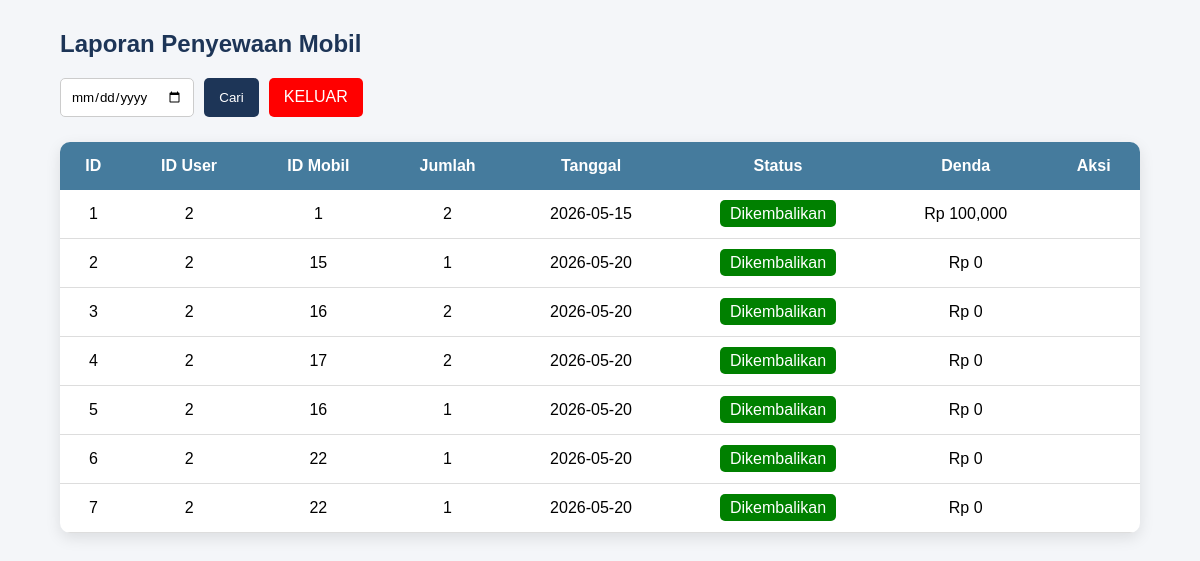
The app's page /admin/laporan.php with its own data.
### tables this page shows
CREATE TABLE `penyewaan` (
  `id_sewa` int(11) NOT NULL,
  `id_user` int(11) DEFAULT NULL,
  `id_mobil` int(11) DEFAULT NULL,
  `jumlah_sewa` int(11) DEFAULT NULL,
  `tanggal_sewa` date DEFAULT NULL,
  `status` varchar(20) DEFAULT 'Dipinjam',
  `tanggal_kembali` date DEFAULT NULL,
  `denda` int(11) DEFAULT 0
);

### admin/laporan.php (the view, shortened to what this page needs)
<?php
include '../koneksi.php';
$tanggal = "";
if(isset($_GET['tanggal'])){
    $tanggal = $_GET['tanggal'];
    $data = mysqli_query($koneksi,
    "SELECT * FROM penyewaan
    WHERE tanggal_sewa='$tanggal'");
}else{
    $data = mysqli_query($koneksi,
    "SELECT * FROM penyewaan");
}
?>
<!DOCTYPE html>
<html lang="id">
<head>
</head>
<body>
    <div class="container">
        <h2 class="title">
            Laporan Penyewaan Mobil
        </h2>
        <form method="GET" class="form-cari">
            <input type="date"
            name="tanggal"
            value="<?php echo $tanggal; ?>">
            <button type="submit">
                Cari
            </button>
               <a href="../admin/admin.php" class="logout-btn">
        KELUAR
    </a>
        </form>
        <table>
            <tr>
                <th>ID</th>
                <th>ID User</th>
                <th>ID Mobil</th>
                <th>Jumlah</th>
                <th>Tanggal</th>
                <th>Status</th>
                <th>Denda</th>
                <th>Aksi</th>
            </tr>
            <?php
            while($d = mysqli_fetch_array($data)){
            ?>
            <tr>
                <td>
                    <?php echo $d['id_sewa']; ?>
                </td>
                <td>
                    <?php echo $d['id_user']; ?>
                </td>
                <td>
                    <?php echo $d['id_mobil']; ?>
                </td>
                <td>
                    <?php echo $d['jumlah_sewa']; ?>
                </td>
                <td>
                    <?php echo $d['tanggal_sewa']; ?>
                </td>
                <td>
                    <?php
                    if($d['status']=="Dipinjam"){
                    ?>
                        <span class="dipinjam">
                            Dipinjam
                        </span>
                    <?php
                    }else{
                    ?>
                        <span class="kembali">
                            Dikembalikan
                        </span>
                    <?php
                    }
                    ?>
                </td>
                <td>
                    Rp <?php echo number_format($d['denda']); ?>
                </td>
                <td>
                </td>
            </tr>
            <?php
            }
            ?>
        </table>
    </div>
</body>
</html>

### admin/laporan.php (style rules this page uses)
* { margin:0; padding:0; box-sizing:border-box; font-family:Arial, Helvetica, sans-serif; }
body { background:#f4f6f9; }
.logout-btn { background:red; color:white; padding:10px 15px; text-decoration:none; border-radius:5px; transition:0.3s; }
.container { width:90%; margin:30px auto; }
.title { color:#1d3557; margin-bottom:20px; }
.form-cari { margin-bottom:25px; display:flex; gap:10px; }
.form-cari input { padding:10px; border:1px solid #ccc; border-radius:5px; }
.form-cari button { background:#1d3557; color:white; border:none; padding:10px 15px; border-radius:5px; cursor:pointer; }
table { width:100%; border-collapse:collapse; background:white; border-radius:10px; overflow:hidden; box-shadow:0 5px 15px rgba(0,0,0,0.1); }
table th { background:#457b9d; color:white; padding:15px; }
table td { padding:15px; border-bottom:1px solid #ddd; text-align:center; }
.kembali { background:green; color:white; padding:5px 10px; border-radius:5px; }

### records on screen
penyewaan: id_sewa "1", id_user "2", id_mobil "1", jumlah_sewa "2", tanggal_sewa "2026-05-15", status "Dikembalikan", denda "100,000"
penyewaan: id_sewa "2", id_user "2", id_mobil "15", jumlah_sewa "1", tanggal_sewa "2026-05-20", status "Dikembalikan", denda "0"
penyewaan: id_sewa "3", id_user "2", id_mobil "16", jumlah_sewa "2", tanggal_sewa "2026-05-20", status "Dikembalikan", denda "0"
penyewaan: id_sewa "4", id_user "2", id_mobil "17", jumlah_sewa "2", tanggal_sewa "2026-05-20", status "Dikembalikan", denda "0"
penyewaan: id_sewa "5", id_user "2", id_mobil "16", jumlah_sewa "1", tanggal_sewa "2026-05-20", status "Dikembalikan", denda "0"
penyewaan: id_sewa "6", id_user "2", id_mobil "22", jumlah_sewa "1", tanggal_sewa "2026-05-20", status "Dikembalikan", denda "0"
penyewaan: id_sewa "7", id_user "2", id_mobil "22", jumlah_sewa "1", tanggal_sewa "2026-05-20", status "Dikembalikan", denda "0"
